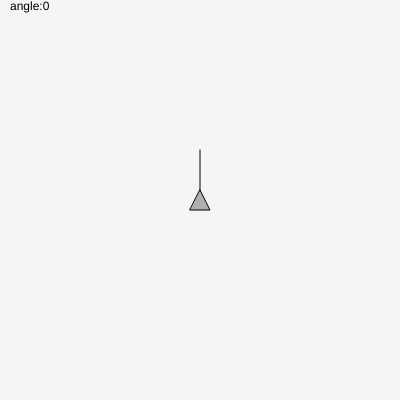
Frame 1 (no input)
Frame 60 (no input): identical to frame 1, image omitted
Frame 120 (the mouse pressed at the canvas centre since frame 60): identical to frame 1, image omitted

The p5.js sketch that drew this single still picture (run headless with seeded random() and noise() and a simulated clock; from frame 60 on, the mouse is pressed at the canvas centre):

// p5.js sketch
// ── sketch.js
/// <reference path="../../p5.global-mode.d.ts" />
class Particle {
    constructor(pos = createVector(0,0)) {
        this.position = pos;
        this.velocity = createVector(random(-0.3,0.3),random(-0.3,0.3));
        this.acceleration = createVector(0, 0);
        this.lifespan = 255;
        this.mass = 1;

        this.angle = 0;
        this.aVelocity = 0;
        //this.aAcceleration = 0.1;
    }
    applyForce(f) {
        // F=MA, A=F/M
        let a = p5.Vector.div(f, this.mass);
        this.acceleration.add(a);

        this.aAcceleration = f.copy().normalize().mult(0.001).x;
    }
    update() {
        this.velocity.add(this.acceleration);
        this.position.add(this.velocity);
        this.acceleration.mult(0);

        this.aVelocity += this.aAcceleration;
        this.angle += this.aVelocity;
        this.aAcceleration = 0;

        this.lifespan -= 2.0;
    }
    display() {
        push();
        translate(this.position.x,this.position.y);
        rotate(this.angle);
        stroke(0, this.lifespan);
        fill(175, this.lifespan);
        rectMode(CENTER);
        ellipse(0, 0, 16, 16);
        //rect(0, 0, 18, 18);
        point(0, 0);
        pop();
    }
    run() {
        this.update();
        this.display();
    }
    isDead() { return this.lifespan < 0.0; }
}
class ParticleSystem {
    constructor(origin = createVector(width/2, 10)) {
        this.ps = [];
        this.origin = origin;
        this.mouseMode = false;
    }
    addParticle() {
        this.ps.push(new Particle(this.origin.copy()));
    }
    input() {
        if (mouseIsPressed) {
            this.mouseMode = !this.mouseMode;
        }
        if (this.mouseMode) {
            this.origin = createVector(mouseX, mouseY);
        } else {
            this.origin = createVector(width/2, 10);
        }
    }
    run() {
        //this.input();
        this.ps.forEach((p)=>{
            let v = createVector(0, 0.01);
            p.applyForce(v);
            p.run();
        });
        this.ps = this.ps.filter(p=>!p.isDead());
        //text('len:' + this.ps.length, 10, 10);
    }
}

// Asteroids
// - 左キーで反時計回りで宇宙船が回転
// - 右キーで時計回りで宇宙船が回転
// - 上キーで、進行方向に進む
// 
class Spaceship {
    constructor(x = 0, y = 0, m = 1) {
        this.acceleration = createVector(0, 0);
        this.velocity = createVector(0, 0);
        this.position = createVector(x, y);
        this.mass = m;
        this.angle = 0;
        this.aAcceleration = 0;
        this.aVelocity = 0;

        this.ps = new ParticleSystem();
    }
    applyAngle(s) {
        this.aAcceleration += s;
    }
    thrust() {
        //let _angle = this.angle - TWO_PI;
        let _angle = this.angle - HALF_PI;
        // 極座標(r,θ)から、デカルト座標(x,y)に変換
        let r = 1;
        let x = r * cos(_angle);
        let y = r * sin(_angle);
        let f = createVector(x, y);
        f.mult(0.05);
        console.log(x,y);
        this.applyForce(f);

        this.ps.origin = createVector(this.position.x, this.position.y);
        this.ps.addParticle();
    }
    applyForce(force) {
        // F=M*A, A=F/M
        let a = p5.Vector.div(force, this.mass);
        this.acceleration.add(a);
    }
    update() {
        this.velocity.add(this.acceleration);
        this.position.add(this.velocity);
        this.acceleration.mult(0);

        this.aVelocity += this.aAcceleration;
        this.angle += this.aVelocity;
        this.aAcceleration = 0;
    }
    display() {
        push();
        stroke(0);
        fill(175);
        translate(this.position.x, this.position.y);
        // 
        // 極座標(r,θ)から、デカルト座標(x,y)に変換
        let theta  = this.angle - HALF_PI;
        let r = 50;
        let x = r * cos(theta);
        let y = r * sin(theta);
        line(0, 0, x, y);

        rotate(this.angle);
        triangle(0, -10, 10, 10, -10, 10);
        pop();

        this.ps.run();
    }
}
let s;
function setup() {
    createCanvas(400, 400);
    s = new Spaceship(width/2, height/2);
    let wind = createVector(0, 0);
    s.applyForce(wind);
}
function draw() {
    background(245);

    if (keyIsPressed) {
        //text(keyCode, 10, 10);
        if (keyCode == UP_ARROW) s.thrust();
        //if (keyCode == DOWN_ARROW) s.thrust();
        if (keyCode == LEFT_ARROW) s.applyAngle(-0.001);            
        if (keyCode == RIGHT_ARROW) s.applyAngle(0.001);                        
    }
    text('angle:' + s.angle, 10, 10);

    s.update();
    s.display();
}

window.addEventListener('contextmenu', function(e) {
    e.stopPropagation();
    e.defaultPrevented();
});
